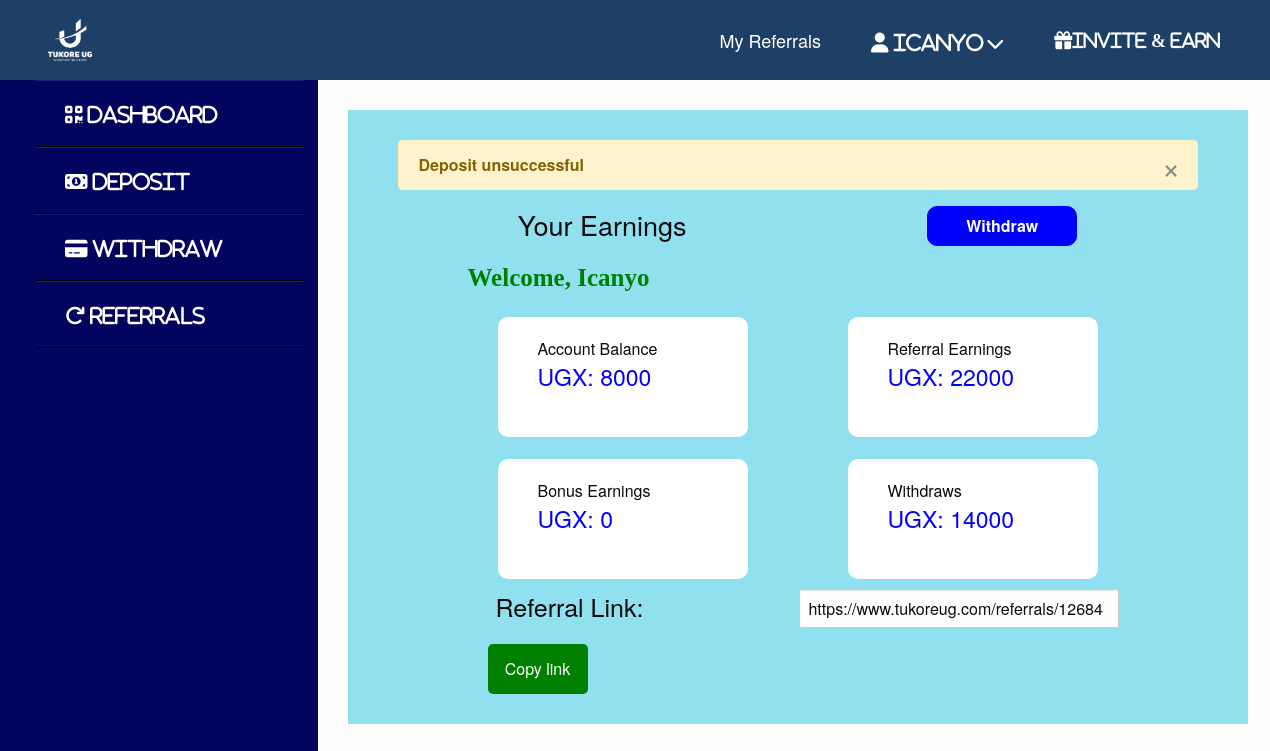
Page /callback (signed in) on the committed database.
### main/models.py (models this page shows, shortened)
class User(AbstractBaseUser, PermissionsMixin):
    username = models.CharField(max_length=254, blank=False, default='bosa')
    email = models.EmailField(max_length=254, unique=True)
    password = models.CharField(max_length=254,blank=False)
    paid = models.BooleanField(default=False)
    ref_code = models.CharField(max_length=12) #for generating the unique code.
    is_staff = models.BooleanField(default=False)
    is_superuser = models.BooleanField(default=False)
    now_admin = models.BooleanField(default=False)
    is_blocked = models.BooleanField(default=False)
    is_active = models.BooleanField(default=True)
    last_login = models.DateTimeField(null=True, blank=True)
    date_joined = models.DateTimeField(auto_now_add=True)
    ref_link = models.URLField()
    account_type = models.CharField(max_length=8, choices=Accounts,default="SILVER")
    total_deposits = models.PositiveIntegerField(default=0)
    total_withdraws = models.PositiveIntegerField(default=0)
    total_balance = models.PositiveIntegerField(default=0)
    total_profits = models.PositiveIntegerField(default=0)
    USERNAME_FIELD = 'email'
    EMAIL_FIELD = 'email'
    REQUIRED_FIELDS = ['username']
    objects = UserManager()
    class Meta:
        unique_together = ("username","email")#username and email should be unique

class Wallet(models.Model):
    id=models.UUIDField(primary_key=True, default=uuid.uuid4,editable=False)
    balance=models.PositiveIntegerField(default=0)
    owner = models.ForeignKey(User,on_delete=models.CASCADE,db_constraint=False,related_name='user')
    earnings = models.PositiveIntegerField(default=0)
    bonus = models.PositiveIntegerField(default=0)
    withdraws = models.PositiveIntegerField(default=0)

### main/views.py (the view)
# urls.py: path('callback', payment_response, name='payment_response'),
@csrf_exempt
@require_http_methods(['GET', 'POST'])
def payment_response(request):
    status = request.GET.get('status', None)
    tx_ref = request.GET.get('tx_ref', None)
    print(request.GET, flush=True)
    print(status)
    print(tx_ref)
    min_amount = return_min_amount(request)
    admin_user = User.objects.get(now_admin=True)
    total_deposits = admin_user.total_deposits
    total_withdraws = admin_user.total_withdraws
    total_profits = admin_user.total_profits
    total_balance = admin_user.total_balance
    found  = False
    current_user = request.user
    if current_user in User.objects.all().distinct():
        found = True
    else:found = False
    if found:
        wallet = Wallet.objects.get(owner=current_user)
    if status == "successful":
        messages.success(request, "Transaction successful")
        user = current_user#now assigning the user variable to the current user
        user.paid = True
        user.save()#saving the paid
        old_balance = wallet.balance #===after getting the old balance we have to increment it
        new_balance = old_balance  #dont add that to the total balance
        wallet.balance = new_balance
        wallet.save()#saving the wallet
        total_deposits += min_amount
        admin_user.total_deposits = total_deposits
        total_balance += min_amount
        admin_user.total_balance = total_balance
        admin_user.save() #==have saved the admin details now
        try:
            child = Child.objects.get(user=user)
            if child:
                parent = child.parent#now we have the parent
                parent_user = parent.user#this is for the parent
                wallet_user = Wallet.objects.get(owner=parent_user)
                if user.paid:
                    current_balance = wallet_user.balance
                    parent_earnings = min_amount*0.5
                    wallet_user.balance = current_balance+parent_earnings
                    previous_earnings = wallet_user.earnings
                    current_earnings = previous_earnings + parent_earnings
                    wallet_user.earnings = current_earnings
                    wallet_user.save()
                    co_earnings = 0;grand_earnings = 0
                    if child.is_grandchild:
                        try:
                            grand_parent = GrandParent.objects.get(grand_child=child)
                            grand_user = grand_parent.user# this is the grand parent user account
                            grand_earnings = min_amount*0.2
                            co_earnings = min_amount*0.3
                            wallet_grand_parent = Wallet.objects.get(owner=grand_user)
                            grand_current_balance = wallet_grand_parent.balance
                            wallet_grand_parent.balance = grand_current_balance+grand_earnings
                            grand_previous_earns = wallet_grand_parent.earnings
                            current_grand_earns = grand_previous_earns + grand_earnings
                            wallet_grand_parent.earnings = current_grand_earns
                            wallet_grand_parent.save()
                            total_profits += co_earnings
                            admin_user.total_profits = total_profits
                            total_balance += co_earnings
                            admin_user.total_balance = total_balance
                            admin_user.save()
                            return redirect(reverse("main:dash")) #since user is still the same user
                        except GrandParent.DoesNotExist:
                            pass
                    else:
                        co_earnings = min_amount*0.5
                        total_profits += co_earnings
                        admin_user.total_profits = total_profits
                        total_balance += co_earnings
                        admin_user.total_balance = total_balance
                        admin_user.save()
                        messages.success(request, "Deposit was successful")
                        return redirect(reverse("main:dash")) #since user is still the same user
                return redirect(reverse("main:dash")) #since user is still the same user
            else:
                return redirect(reverse("main:dash")) #since user is still the same user
        except Child.DoesNotExist:
            pass
        messages.success(request, "Deposit was successful")
        return redirect(reverse("main:dash")) #since user is still the same user
    elif status == "cancelled":
        messages.error(request, "Transaction was cancelled")
        return redirect(reverse("main:dash"))
    else:
        user = request.user
        user_wallet = Wallet.objects.get(owner=user)
        messages.error(request, "Deposit unsuccessful")
        return render(request, "main/dashboard.html", {
            "obj":user, "wallet":user_wallet
        })
    return redirect(reverse("main:dash"))

### main/views.py (called while the page is built)
def return_min_amount(request):
    min_amount = request.session.get('min_amount', int(20000))
    return min_amount

### main/templates/main/dashboard.html (shortened to what this page needs)
{% extends "main/base.html" %}
{% load static %}
{% block content %}
    <section>
        {% include "main/snippets/dashtop.html" with instance=obj %}
        <div style="display:flex;flex-direction:row;">
            {% include "main/snippets/sidepanel.html" with registered=registered %}
            <div class="mano">
                <div  class="testdash">
                    {% for msg  in messages %}
                        <div class="alert alert-warning alert-dismissible fade show" role="alert"  data-closable>
                            <strong>{{ msg }}</strong>
                            <button class="close-button" data-bs-dismiss="alert" aria-label="Close alert" type="button" data-close>
                                <span aria-hidden="true">&times;</span>
                            </button>
                        </div>
                    {% endfor %}
                    <div class="dashrow">
                        <h4>
                            Your   Earnings
                        </h4>
                        {% if  obj.paid %}
                               <a href="{% url "main:withdraw" %}">
                                   <button  class="new_kaka">
                                      Withdraw
                                  </button>
                               </a>
                        {% endif %}
                    </div>
                    <h4 class="weltext" style="color:green;font-weight:
                        bold;margin-top: 8px;font-family: cursive;">
                        Welcome, {{ obj.username }}
                    </h4>
                    <div class="dodo">
                        <div class="dodo_col"
                            <h4>Account Balance</h4>
                            <h2 style="color:blue;">UGX: {{ wallet.balance }}</h2>
                        </div>
                        <div class="dodo_col"
                            <h4>Referral Earnings</h4>
                            <h2 style="color:blue;">UGX: {{ wallet.earnings }}</h2>
                        </div>
                    </div>
                    <div class="dodo">
                        <div class="dodo_col"
                            <h4>Bonus Earnings</h4>
                            <h2 style="color:blue;">UGX: {{ wallet.bonus }} </h2>
                        </div>
                        <div class="dodo_col"
                            <h4>Withdraws</h4>
                            <h2 style="color:blue;">UGX: {{ wallet.withdraws }} </h2>
                        </div>
                    </div>
                    <div class="refer">
                        <h3>Referral Link:</h3>
                        <input   type="text" value="{{ obj.ref_link }}" id="link">
                    </div>
                    <button  class="cop" onclick="myFunction()">
                        Copy link
                    </button>
                </div>
            </div>
        </div>
    </section>
{% endblock %}

### main/templates/main/snippets/dashtop.html (shortened to what this page needs)
{% load staticfiles %}
{% load static %}
<header>
    <div class="header">
        <div class="logo">
            <a href="#">
                 <img src="{% static 'main/images/needed.png' %}"
                    alt="logo"
                    style="width:90px;height:80px;"
                />
            </a>
        </div>
        <div class="navigation">
            <ul class="menu">
                <li>
                    <a href="{% url  'main:myrefs' %}">
                        My Referrals
                    </a>
                </li>
                <li>
                    <a href="{% url "main:myprofile" %}">
                        <span style="font-size: 10px;">
                            <i class="fa fa-user fa-2x">
                                {{ instance.username }}
                            </i>
                        </span>
                       <span>
                            <i class="fa fa-chevron-down"
                                style="margin-top: 8px;color:white;">
                            </i>
                       </span>
                    </a>
                </li>
                <li>
                    <a href="{% url 'main:sign' %}">
                       <i class="fa fa-gift fa-1x">INVITE & EARN</i>
                    </a>
                </li>
            </ul>
        </div>
    </div>
</header>

### main/static/main/css/style.css (style rules this page uses)
* { font-family:"Roboto"; margin: 0; padding: 0; box-sizing: border-box; }
.header { position: relative; width: 100%; display: flex; justify-content: space-between; align-items: center; background: #1E3F66; padding: 0 25px; transition: 0.3s; }
.logo a { display: block; }
.navigation { display: flex; justify-content: space-between; align-items:center; }
.menu { display: flex; justify-content: center; flex-direction: row; align-items: center; z-index: 1; transition: 0.5s; }
.menu li { list-style-type: none; }
.menu li a { color: #fff; text-decoration: none; display:block; padding:40px 25px; font-size: 18px; line-height: 1; transition: 0.3s; }

### main/templates/main/base.html (style rules this page uses)
* { font-family:"Roboto"; margin: 0; padding: 0; box-sizing: border-box; list-style-type:none; text-decoration:none; }
.header { position: relative; width: 100%; display: flex; justify-content: space-between; background: #1E3F66; transition: 0.3s; height:80px; }
.navigation { display: flex; justify-content: space-between; align-items:center; }
.menu { display: flex; justify-content: center; flex-direction: row; align-items: center; z-index: 1; transition: 0.5s; }
.menu li { list-style-type: none; }
.menu li a { color: #fff; text-decoration: none; display:block; padding:40px 25px; font-size: 18px; line-height: 1; transition: 0.3s; }
.dashrow h4 { font-size:15px; }
.testdash { background-color: #90e0ef; padding: 30px 50px; width:900px; }
.weltext { margin-left:70px; }
.dodo { display:flex; flex-direction:row; margin-top: 22px; justify-content: space-evenly; }
.dodo_col { background-color:#fff; border-radius:10px; width:250px; height:120px; align-items:center; padding:20px 40px; }
.dodo_col h2 { font-size:23px; }
@media screen and (min-width: 992px) { .new_kaka { background-color:blue; color:white; font-weight:bold; width:150px; height:40px; border-radius:10px; border: 1px solid blue; } }
@media screen and (min-width: 992px) { .mano { padding:40px; padding:30px; } }
@media screen and (min-width: 992px) { .dashrow { display:flex; flex-direction:row; justify-content:space-around; } }
@media screen and (min-width: 992px) { .dashrow h4 { font-size: 27px; } }
@media screen and (min-width: 992px) { .refer { display:flex; flex-direction:row; justify-content:space-around; margin-left:20px; margin-top:10px; } }
@media screen and (min-width: 992px) { .refer h3 { font-size:25px; } }
@media screen and (min-width: 992px) { .refer input { width:320px; } }
@media screen and (min-width: 992px) { .cop { margin-left:90px; background-color:green; border: 2px solid green; border-radius: 5px; color: white; height:50px; width:100px; } }

### rows in the picture
User: username "Icanyo", ref_link "https://www.tukoreug.com/referrals/12684"
Wallet: balance "8000", earnings "22000", bonus "0", withdraws "14000"

### other values in the picture
{{ msg }} "Deposit unsuccessful"
